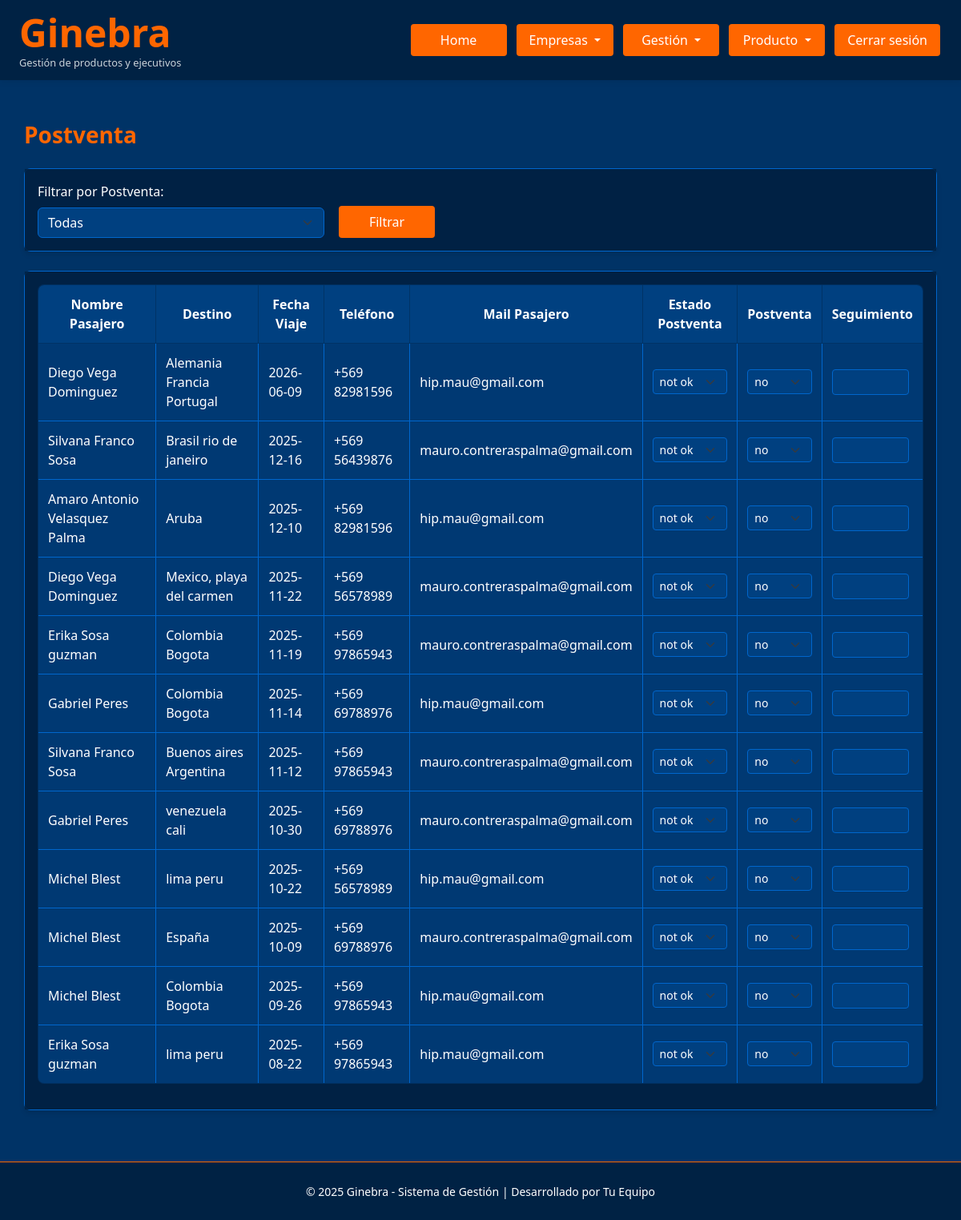
Screenshot of /postventa (signed in) with the database file from the repository.
### Ginebra.py (models this page shows)
class Reserva(db.Model):
    id = db.Column(db.Integer, primary_key=True)
    usuario_id = db.Column(db.Integer, db.ForeignKey('usuario.id'), nullable=False)
    fecha_viaje = db.Column(db.Date, nullable=True, index=True)
    fecha_fin_viaje = db.Column(db.Date, nullable=True, index=True)
    fecha_venta = db.Column(db.Date, nullable=True, index=True)
    producto = db.Column(db.String(100), index=True)
    modalidad_pago = db.Column(db.String(100), index=True)
    nombre_pasajero = db.Column(db.String(100), index=True)
    telefono_pasajero = db.Column(db.String(100), index=True)
    mail_pasajero = db.Column(db.String(100), index=True)
    precio_venta_total = db.Column(db.Numeric(12,2), default=Decimal('0.00'), index=True)
    precio_venta_neto = db.Column(db.Numeric(12,2), default=Decimal('0.00'), index=True)
    hotel_neto = db.Column(db.Numeric(12,2), default=Decimal('0.00'), index=True)
    vuelo_neto = db.Column(db.Numeric(12,2), default=Decimal('0.00'), index=True)
    traslado_neto = db.Column(db.Numeric(12,2), default=Decimal('0.00'), index=True)
    seguro_neto = db.Column(db.Numeric(12,2), default=Decimal('0.00'), index=True)
    circuito_neto = db.Column(db.Numeric(12,2), default=Decimal('0.00'), index=True)
    crucero_neto = db.Column(db.Numeric(12,2), default=Decimal('0.00'), index=True)
    excursion_neto = db.Column(db.Numeric(12,2), default=Decimal('0.00'), index=True)
    paquete_neto = db.Column(db.Numeric(12,2), default=Decimal('0.00'), index=True)
    ganancia_total =  db.Column(db.Numeric(12,2), default=Decimal('0.00'), index=True)
    comision_ejecutivo = db.Column(db.Numeric(12,2), default=Decimal('0.00'), index=True)
    comision_agencia = db.Column(db.Numeric(12,2), default=Decimal('0.00'), index=True)
    bonos = db.Column(db.Numeric(12,2), default=Decimal('0.00'), index=True)
    localizadores = db.Column(db.Text, nullable=True)
    nombre_ejecutivo = db.Column(db.String(100), index=True)
    correo_ejecutivo = db.Column(db.String(100), index=True)
    destino = db.Column(db.String(100))
    comentarios = db.Column(db.Text, nullable=True)
    comprobante_venta = db.Column(db.String(200))
    comprobante_pdf = db.Column(db.LargeBinary)
    estado_pago = db.Column(db.Enum(*ESTADO_PAGO_OPTIONS, name='estado_pago_reserva'), default='No Pagado')
    venta_cobrada = db.Column(db.Enum(*VENTA_COBRADA_OPTIONS, name='venta_cobrada_options'), default='No Cobrada')
    venta_emitida = db.Column(db.Enum(*VENTA_EMITIDA_OPTIONS, name='venta_emitida_options'), default='No Emitida')
    opinion = db.Column(db.Enum(*OPINION_OPTIONS, name='estado_opinion_viaje'), default='no')
    postventa = db.Column(db.Enum(*POSTVENTA_OPTIONS, name='estado_postventa_viaje'), default='no')
    estado_postventa = db.Column(db.Enum(*ESTADO_POSTVENTA_OPTIONS, name='estado_postventa_viaje'), default='not ok')
    experiencia = db.Column(db.Text, nullable=True)
    seguimiento = db.Column(db.Text, nullable=True)
    usuario = db.relationship('Usuario', backref=db.backref('reservas', lazy=True))
    empresa_id = db.Column(db.Integer, db.ForeignKey('empresa.id'), nullable=True)
    empresa = db.relationship('Empresa', backref=db.backref('reservas', lazy=True))

### Ginebra.py (the view)
@app.route('/postventa')
@login_required
@rol_required('admin', 'master')
def postventa():
    selected_postventa = request.args.get('postventa', '')
    empresas = Empresa.query.all()
    contexto = obtener_datos_postventa(empresas, selected_postventa)
    return render_template('postventa.html', **contexto)

### Ginebra.py (called while the page is built)
@login_manager.user_loader
def load_user(user_id):
    return Usuario.query.get(int(user_id))

@app.context_processor
def inject_global_functions():
    return dict(ruta_inicio_por_rol=ruta_inicio_por_rol)

def rol_required(*roles):
    def decorator(f):
        @wraps(f)
        def wrapped(*args, **kwargs):
            if current_user.rol not in roles:
                flash('Acceso denegado.', 'danger')
                return redirect(url_for('dashboard'))
            return f(*args, **kwargs)
        return wrapped
    return decorator

def ruta_inicio_por_rol(usuario):
    if usuario.rol in ('master', 'admin'):
        return 'admin_panel'
    elif usuario.rol == 'controling':
        return 'controling_panel'
    elif usuario.rol == 'analista':
        return 'analista_panel'
    elif usuario.rol == 'ejecutivo':
        return 'ejecutivo_panel'
    else:
        return 'login'

### templates/postventa.html (shortened to what this page needs)
{% extends "base.html" %}
{% block extra_css %}
<link rel="stylesheet" href="{{ url_for('static', filename='control_gestion_clientes.css') }}">
{% endblock %}
{% block content %}
<div class="container">
    <div class="d-flex justify-content-between align-items-center mb-4">
        <h3 class="mb-0">Postventa</h3>
    </div>
    <div class="card mb-4">
        <div class="card-body">
            <form method="GET" class="row g-3 align-items-end">
                <div class="col-md-4">
                    <label for="postventa" class="form-label">Filtrar por Postventa:</label>
                    <select class="form-select" id="postventa" name="postventa">
                        <option value="">Todas</option>
                    </select>
                </div>
                <div class="col-md-2 d-flex align-items-end">
                    <button type="submit" class="btn btn-primary me-2">Filtrar</button>
                </div>
            </form>
        </div>
    </div>
    <div class="card">
        <div class="card-body">
            {% if reservas %}
            <div class="table-responsive">
                <table class="table table-bordered table-hover text-white align-middle">
                    <thead>
                        <tr>
                            <th>Nombre Pasajero</th>
                            <th>Destino</th>
                            <th>Fecha Viaje</th>
                            <th>Teléfono</th>
                            <th>Mail Pasajero</th>
                            <th>Estado Postventa</th>
                            <th>Postventa</th>
                            <th>Seguimiento</th>
                        </tr>
                    </thead>
                    <tbody>
                        {% for reserva in reservas %}
                        <tr>
                            <td data-label="Nombre Pasajero">{{ reserva.nombre_pasajero }}</td>
                            <td data-label="Destino">{{ reserva.destino }}</td>
                            <td data-label="Fecha Viaje">{{ reserva.fecha_viaje }}</td>
                            <td data-label="Teléfono">{{ reserva.telefono_pasajero }}</td>
                            <td data-label="Mail Pasajero">{{ reserva.mail_pasajero }}</td>
                            <td data-label="Estado Postventa">
                                <select class="form-select form-select-sm" name="estado_postventa_{{ reserva.id }}">
                                    <option value="not ok" {% if reserva.estado_postventa == 'not ok' %}selected{% endif %}>not ok</option>
                                </select>
                            </td>
                            <td data-label="Postventa">
                                <select class="form-select form-select-sm" name="postventa_{{ reserva.id }}">
                                    <option value="no" {% if reserva.postventa == 'no' %}selected{% endif %}>no</option>
                                </select>
                            </td>
                            <td data-label="Seguimiento">
                                <div class="seguimiento-preview textarea-preview">{{ reserva.seguimiento or '' }}</div>
                            </td>
                        </tr>
                        {% else %}
                        <tr>
                            <td colspan="8" class="text-center">
                                No hay datos de postventa para los filtros seleccionados.
                            </td>
                        </tr>
                        {% endfor %}
                    </tbody>
                </table>
            </div>
            {% else %}
            <div class="alert alert-info">
                <h5>No hay datos disponibles</h5>
                <p>No se encontraron datos de postventa para los filtros seleccionados.</p>
            </div>
            {% endif %}
        </div>
    </div>
</div>
{% endblock %}

### statics/base.css (style rules this page uses)
:root { --primary-bg-color: #003366; --secondary-bg-color: #002244; --accent-color: #ff6600; --text-color: #fff; --hover-color: #ffffff; --light-hover-color: #ffcc99; --success-color: #28a745; --warning-color: #ffc107; --danger-color: #dc3545; --info-color: #17a2b8; }
body { background-color: var(--primary-bg-color); color: var(--text-color); font-family: "Segoe UI", Tahoma, Geneva, Verdana, sans-serif; margin: 0; padding: 0; min-height: 100vh; }
form { display: inline; }
.btn, .btn-custom, .dropdown-toggle, .btn-login { background-color: var(--accent-color) !important; color: var(--text-color) !important; border: none !important; padding: 8px 16px; border-radius: 4px; font-weight: 500; text-align: center; transition: background-color 0.3s ease; text-decoration: none; min-width: 120px; margin: 0 2px; }
.container { max-width: 1200px; margin: 0 auto; padding: 0 15px; }
h1, h2, h3, h4, h5, h6 { color: var(--accent-color); font-weight: 600; }
h3, h4 { margin-bottom: 1.5rem; }
.table { background-color: white; border: 1px solid var(--accent-color); color: #000; border-radius: 8px; overflow: hidden; }
.table thead { background-color: var(--secondary-bg-color); }
.table thead th { color: var(--text-color); border-color: var(--primary-bg-color); font-weight: 600; }
.table th, .table td { vertical-align: middle; border-color: #dee2e6; padding: 12px; }
.form-control, .form-select { background-color: white; border: 1px solid #ced4da; color: #000; }
.form-label { color: var(--text-color); font-weight: 500; margin-bottom: 0.5rem; }
.card { background-color: white; border: 1px solid var(--accent-color); border-radius: 8px; box-shadow: 0 4px 6px rgba(0, 0, 0, 0.1); }

### statics/control_gestion_clientes.css (style rules this page uses)
.textarea-preview { height: 2em; width: 6em; box-sizing: border-box; white-space: pre-line; cursor: pointer; border: 1px solid #0066cc; border-radius: 4px; padding: 2px 6px; background: #004080; overflow-y: auto; }
.form-select, .form-control { background-color: #004080; border: 1px solid #0066cc; color: #fff; }
.form-select option { background-color: #004080; color: #fff; }
.table { background-color: rgba(0, 51, 102, 0.8); border: 1px solid #0066cc; }
.table th { background-color: #004080; color: #fff; border-color: #0066cc; font-weight: 600; text-align: center; }
.table td { background-color: rgba(0, 64, 128, 0.6); border-color: #0066cc; color: #fff; }
.table-bordered { border: 1px solid #0066cc; }
.table-bordered th, .table-bordered td { border: 1px solid #0066cc; }
.container h3.mb-0 { color: #ff6600; font-weight: 600; margin-bottom: 2rem; }
.card { background-color: rgba(0, 34, 68, 0.9); border: 1px solid #0066cc; border-radius: 8px; }
.card-body { background-color: rgba(0, 34, 68, 0.9); color: #fff; }
.btn-primary { background-color: #ff6600; border-color: #ff6600; color: #fff; }
.g-3 { --bs-gutter-x: 1rem; --bs-gutter-y: 1rem; }
.form-label { color: #fff; font-weight: 500; margin-bottom: 0.5rem; }

### rows the page displays
Reserva: nombre_pasajero "Diego Vega Dominguez", destino "Alemania Francia Portugal", fecha_viaje "2026-06-09", telefono_pasajero "+569 82981596", mail_pasajero "hip.mau@gmail.com"
Reserva: nombre_pasajero "Silvana Franco Sosa", destino "Brasil rio de janeiro", fecha_viaje "2025-12-16", telefono_pasajero "+569 56439876", mail_pasajero "mauro.contreraspalma@gmail.com"
Reserva: nombre_pasajero "Amaro Antonio Velasquez Palma", destino "Aruba", fecha_viaje "2025-12-10", telefono_pasajero "+569 82981596", mail_pasajero "hip.mau@gmail.com"
Reserva: nombre_pasajero "Diego Vega Dominguez", destino "Mexico, playa del carmen", fecha_viaje "2025-11-22", telefono_pasajero "+569 56578989", mail_pasajero "mauro.contreraspalma@gmail.com"
Reserva: nombre_pasajero "Erika Sosa guzman", destino "Colombia Bogota", fecha_viaje "2025-11-19", telefono_pasajero "+569 97865943", mail_pasajero "mauro.contreraspalma@gmail.com"
Reserva: nombre_pasajero "Gabriel Peres", destino "Colombia Bogota", fecha_viaje "2025-11-14", telefono_pasajero "+569 69788976", mail_pasajero "hip.mau@gmail.com"
Reserva: nombre_pasajero "Silvana Franco Sosa", destino "Buenos aires Argentina", fecha_viaje "2025-11-12", telefono_pasajero "+569 97865943", mail_pasajero "mauro.contreraspalma@gmail.com"
Reserva: nombre_pasajero "Gabriel Peres", destino "venezuela cali", fecha_viaje "2025-10-30", telefono_pasajero "+569 69788976", mail_pasajero "mauro.contreraspalma@gmail.com"
Reserva: nombre_pasajero "Michel Blest", destino "lima peru", fecha_viaje "2025-10-22", telefono_pasajero "+569 56578989", mail_pasajero "hip.mau@gmail.com"
Reserva: nombre_pasajero "Michel Blest", destino "España", fecha_viaje "2025-10-09", telefono_pasajero "+569 69788976", mail_pasajero "mauro.contreraspalma@gmail.com"
Reserva: nombre_pasajero "Michel Blest", destino "Colombia Bogota", fecha_viaje "2025-09-26", telefono_pasajero "+569 97865943", mail_pasajero "hip.mau@gmail.com"
Reserva: nombre_pasajero "Erika Sosa guzman", destino "lima peru", fecha_viaje "2025-08-22", telefono_pasajero "+569 97865943", mail_pasajero "hip.mau@gmail.com"
